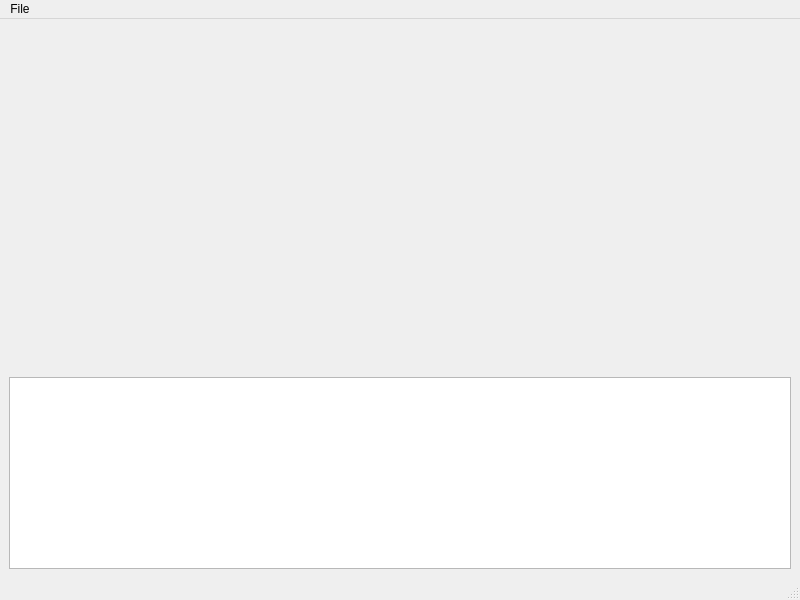
<?xml version="1.0" encoding="UTF-8"?>
<ui version="4.0">
 <class>MainWindow</class>
 <widget class="QMainWindow" name="MainWindow">
  <property name="geometry">
   <rect>
    <x>0</x>
    <y>0</y>
    <width>800</width>
    <height>600</height>
   </rect>
  </property>
  <property name="windowTitle">
   <string>MainWindow</string>
  </property>
  <widget class="QWidget" name="centralwidget">
   <layout class="QVBoxLayout" name="verticalLayout">
    <item>
     <widget class="FormRespect" name="widget" native="true"/>
    </item>
    <item>
     <widget class="QPlainTextEdit" name="plainTextEdit">
      <property name="sizePolicy">
       <sizepolicy hsizetype="Expanding" vsizetype="Fixed">
        <horstretch>0</horstretch>
        <verstretch>0</verstretch>
       </sizepolicy>
      </property>
     </widget>
    </item>
   </layout>
  </widget>
  <widget class="QMenuBar" name="menubar">
   <property name="geometry">
    <rect>
     <x>0</x>
     <y>0</y>
     <width>800</width>
     <height>24</height>
    </rect>
   </property>
   <widget class="QMenu" name="menuFile">
    <property name="title">
     <string>File</string>
    </property>
    <addaction name="actionOpen_File"/>
    <addaction name="separator"/>
    <addaction name="actionLoad_Markers"/>
    <addaction name="actionSave_Markers"/>
   </widget>
   <addaction name="menuFile"/>
  </widget>
  <widget class="QStatusBar" name="statusbar"/>
  <action name="actionOpen_File">
   <property name="text">
    <string>&amp;Open File</string>
   </property>
   <property name="shortcut">
    <string>Ctrl+O</string>
   </property>
  </action>
  <action name="actionLoad_Markers">
   <property name="text">
    <string>&amp;Load Markers</string>
   </property>
   <property name="shortcut">
    <string>Ctrl+L</string>
   </property>
  </action>
  <action name="actionSave_Markers">
   <property name="text">
    <string>&amp;Save Markers</string>
   </property>
   <property name="shortcut">
    <string>Ctrl+S</string>
   </property>
  </action>
 </widget>
 <customwidgets>
  <customwidget>
   <class>FormRespect</class>
   <extends>QWidget</extends>
   <header>formrespect.h</header>
   <container>1</container>
  </customwidget>
 </customwidgets>
 <resources/>
 <connections/>
</ui>
